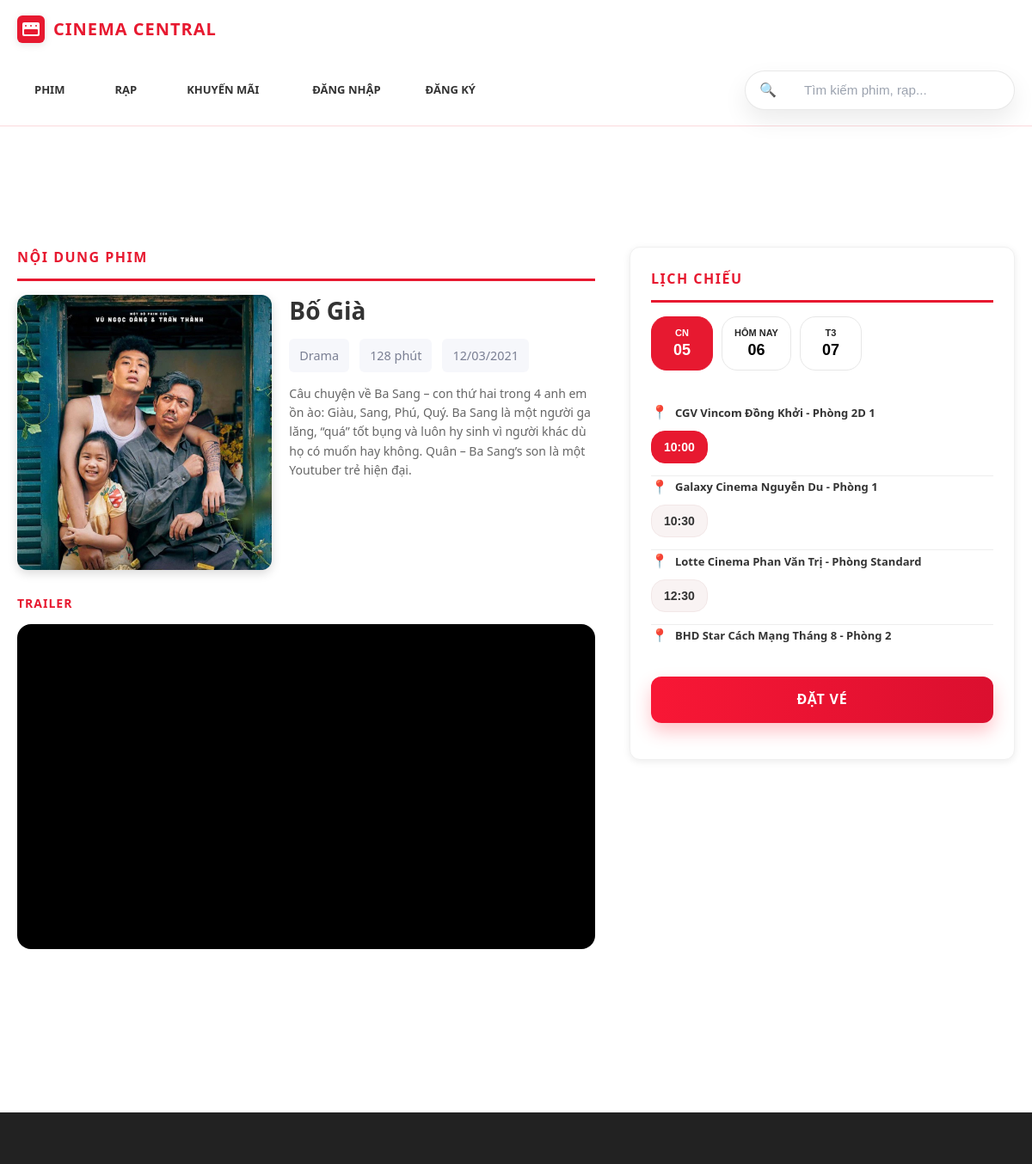
The app's page /web.php?action=movie&id=1 with its own data.
### tables this page shows
CREATE TABLE Movies (
    movie_id INT AUTO_INCREMENT PRIMARY KEY,
    title VARCHAR(200) NOT NULL,
    genre VARCHAR(100) NOT NULL,
    duration INT NOT NULL,
    release_date DATE,
    status ENUM('showing','coming_soon','stopped') DEFAULT 'showing',
    description TEXT,
    poster_url VARCHAR(255),
    trailer_url VARCHAR(255)
);

CREATE TABLE Showtimes (
    showtime_id INT AUTO_INCREMENT PRIMARY KEY,
    movie_id INT,
    room_id INT,
    show_date DATE NOT NULL,
    start_time TIME NOT NULL,
    end_time TIME NOT NULL,
    base_price DECIMAL(10,2) NOT NULL,

    FOREIGN KEY (movie_id) REFERENCES Movies(movie_id),
    FOREIGN KEY (room_id) REFERENCES Rooms(room_id)
);

### controllers/MovieController.php (called while the page is built, shortened)
<?php
require_once 'config/database.php';
require_once 'models/Movie.php';
class MovieController {
    private $movieModel;
    public function __construct() {
        $this->movieModel = new Movie();
    }
    public function detail() {
        $movie_id = intval($_GET['id'] ?? 0);
        $movie = $this->movieModel->getMovieById($movie_id);
        $showtimes = $this->movieModel->getShowtimesByMovie($movie_id);
        include 'views/movies/detail.php';
    }
}

### web.php (called while the page is built)
<?php
require_once __DIR__ . '/routes/web.php';
?>

### config/database.php (called while the page is built)
<?php
class Database {
    private $host = 'localhost';
    private $db_name = 'movie_booking';
    private $username = 'root';
    private $password = '';
    public function getConnection() {
        try {
            $conn = new PDO(
                "mysql:host={$this->host};dbname={$this->db_name};charset=utf8",
                $this->username,
                $this->password
            );
            $conn->setAttribute(PDO::ATTR_ERRMODE, PDO::ERRMODE_EXCEPTION);
            return $conn;
        } catch (PDOException $e) {
            echo "Lỗi kết nối: " . $e->getMessage();
            return null;
        }
    }
}

### models/Movie.php (called while the page is built, shortened)
<?php
require_once 'config/database.php';
class Movie {
    private $conn;
    private $table_name = 'Movies';
    public function __construct() {
        $database = new Database();
        $this->conn = $database->getConnection();
    }
    public function getMovieById($movie_id) {
        $sql = "SELECT movie_id, title, genre, duration, release_date, status, description, poster_url, trailer_url FROM $this->table_name WHERE movie_id = :movie_id LIMIT 0,1";
        $stmt = $this->conn->prepare($sql);
        $stmt->bindParam(':movie_id', $movie_id, PDO::PARAM_INT);
        $stmt->execute();
        return $stmt->fetch(PDO::FETCH_ASSOC);
    }
    public function getShowtimesByMovie($movie_id) {
        $sql = "SELECT s.showtime_id, s.room_id, r.room_name, s.show_date, s.start_time, s.end_time, s.base_price FROM Showtimes s JOIN Rooms r ON s.room_id = r.room_id WHERE s.movie_id = :movie_id ORDER BY s.show_date, s.start_time";
        $stmt = $this->conn->prepare($sql);
        $stmt->bindParam(':movie_id', $movie_id, PDO::PARAM_INT);
        $stmt->execute();
        return $stmt->fetchAll(PDO::FETCH_ASSOC);
    }
}

### views/movies/detail.php (the view, shortened to what this page needs)
<?php require_once __DIR__ . '/../layouts/header.php'; ?>
<div class="page-section movie-detail-page">
    <div class="container">
        <?php
            $poster = trim($movie['poster_url'] ?? '');
            if ($poster === '') {
                $poster = 'assets/images/default-movie.jpg';
            } elseif (!preg_match('/^(?:https?:\/\/|\/)/', $poster)) {
                $poster = 'assets/images/' . ltrim($poster, '/');
            }
            $posterUrl = htmlspecialchars($poster);
        ?>
        <div class="movie-detail-layout">
            <div class="movie-detail-content">
                <div class="content-section">
                    <h2 class="section-label">NỘI DUNG PHIM</h2>
                    <div class="movie-detail-main">
                        <div class="movie-poster-large" style="background-image: url('<?php echo $posterUrl; ?>');"></div>
                        <div class="movie-detail-text">
                            <h1><?php echo htmlspecialchars($movie['title']); ?></h1>
                            <div class="movie-tags">
                                <span><?php echo htmlspecialchars($movie['genre']); ?></span>
                                <span><?php echo intval($movie['duration']); ?> phút</span>
                                <span><?php echo htmlspecialchars(date('d/m/Y', strtotime($movie['release_date']))); ?></span>
                            </div>
                            <p class="movie-description"><?php echo nl2br(htmlspecialchars($movie['description'])); ?></p>
                        </div>
                    </div>
                    <div class="trailer-section">
                        <h3>TRAILER</h3>
                        <?php if (!empty($movie['trailer_url'])): ?>
                            <div class="trailer-video">
                                <iframe src="<?php echo htmlspecialchars($movie['trailer_url']); ?>" frameborder="0" allow="accelerometer; autoplay; clipboard-write; encrypted-media; gyroscope; picture-in-picture" allowfullscreen></iframe>
                            </div>
                        <?php endif; ?>
                    </div>
                </div>
            </div>
            <div class="movie-showtime-sidebar">
                <div class="sidebar-section">
                    <h2 class="section-label">LỊCH CHIẾU</h2>
                    <?php
                    $weekdayMap = [
                        'Mon' => 'T2',
                        'Tue' => 'T3',
                        'Wed' => 'T4',
                        'Thu' => 'T5',
                        'Fri' => 'T6',
                        'Sat' => 'T7',
                        'Sun' => 'CN',
                    ];
                    if (!empty($showtimes)) {
                        $showTimesByDate = [];
                        foreach ($showtimes as $showtime) {
                            $date = $showtime['show_date'];
                            if (!isset($showTimesByDate[$date])) {
                                $showTimesByDate[$date] = [];
                            }
                            $showTimesByDate[$date][] = $showtime;
                        }
                        $dates = array_keys($showTimesByDate);
                    } else {
                        $dates = [];
                        for ($i = 0; $i < 4; $i++) {
                            $dates[] = date('Y-m-d', strtotime("+$i days"));
                        }
                    }
                    ?>
                    <div class="date-selector-inline">
                        <?php foreach ($dates as $index => $date): ?>
                            <?php $isToday = $date === date('Y-m-d'); ?>
                            <button type="button" class="date-btn-inline" data-date="<?php echo $date; ?>" <?php echo $index === 0 ? 'data-active="true"' : ''; ?>>
                                <span class="date-label">
                                    <?php if ($isToday): ?>
                                        HÔM NAY
                                    <?php else: ?>
                                        <?php echo $weekdayMap[date('D', strtotime($date))] ?? date('d', strtotime($date)); ?>
                                    <?php endif; ?>
                                </span>
                                <span class="date-num"><?php echo date('d', strtotime($date)); ?></span>
                            </button>
                        <?php endforeach; ?>
                    </div>
                    <div class="cinemas-display">
                        <?php if (!empty($showtimes)): ?>
                            <?php foreach ($showTimesByDate as $date => $dateShowtimes): ?>
                                <div class="date-cinemas" data-date="<?php echo $date; ?>" style="display: none;">
                                    <?php
                                    $showTimesByRoom = [];
                                    foreach ($dateShowtimes as $showtime) {
                                        $roomId = $showtime['room_id'];
                                        $roomName = $showtime['room_name'];
                                        $key = $roomId . '_' . $roomName;
                                        if (!isset($showTimesByRoom[$key])) {
                                            $showTimesByRoom[$key] = [
                                                'room_id' => $roomId,
                                                'room_name' => $roomName,
                                                'showtimes' => []
                                            ];
                                        }
                                        $showTimesByRoom[$key]['showtimes'][] = $showtime;
                                    }
                                    ?>
                                    <?php foreach ($showTimesByRoom as $roomGroup): ?>
                                        <div class="cinema-item">
                                            <div class="cinema-name">
                                                <span class="cinema-icon">📍</span>
                                                <span><?php echo htmlspecialchars($roomGroup['room_name']); ?></span>
                                            </div>
                                            <div class="cinema-times">
                                                <?php foreach ($roomGroup['showtimes'] as $showtime): ?>
                                                    <button type="button" class="time-slot" data-showtime-id="<?php echo intval($showtime['showtime_id']); ?>" data-date="<?php echo $date; ?>">
                                                        <span class="time-text"><?php echo htmlspecialchars(substr($showtime['start_time'], 0, 5)); ?></span>
                                                    </button>
                                                <?php endforeach; ?>
                                            </div>
                                        </div>
                                    <?php endforeach; ?>
                                </div>
                            <?php endforeach; ?>
                        <?php endif; ?>
                    </div>
                    <?php if (!empty($showtimes)): ?>
                        <a id="book-now-btn" href="#" class="btn btn-primary btn-block btn-disabled" aria-disabled="true">ĐẶT VÉ</a>
                    <?php else: ?>
                        <button class="btn btn-primary btn-block" disabled>ĐẶT VÉ</button>
                    <?php endif; ?>
                </div>
            </div>
        </div>
    </div>
</div>
<?php require_once __DIR__ . '/../layouts/footer.php'; ?>

### records on screen
movies: poster_url (picture), title "Bố Già", genre "Drama", duration "128", release_date "12/03/2021", description "Câu chuyện về Ba Sang – con thứ hai trong 4 anh em ồn ào: Giàu, Sang, Phú, Quý. Ba Sang là một người ga lăng, “quá” tốt bụng và luôn hy sinh vì người khác dù họ có muốn hay không. Quân – Ba Sang’s son là một Youtuber trẻ hiện đại."
showtimes: start_time "10:00"
showtimes: start_time "10:30"
showtimes: start_time "12:30"

### other values on screen
$weekdayMap[date('D', strtotime($date))] "CN"
date('d', strtotime($date)) "05"
date('d', strtotime($date)) "06"
$weekdayMap[date('D', strtotime($date))] "T3"
date('d', strtotime($date)) "07"
$roomGroup['room_name'] "CGV Vincom Đồng Khởi - Phòng 2D 1"
$roomGroup['room_name'] "Galaxy Cinema Nguyễn Du - Phòng 1"
$roomGroup['room_name'] "Lotte Cinema Phan Văn Trị - Phòng Standard"
$roomGroup['room_name'] "BHD Star Cách Mạng Tháng 8 - Phòng 2"
